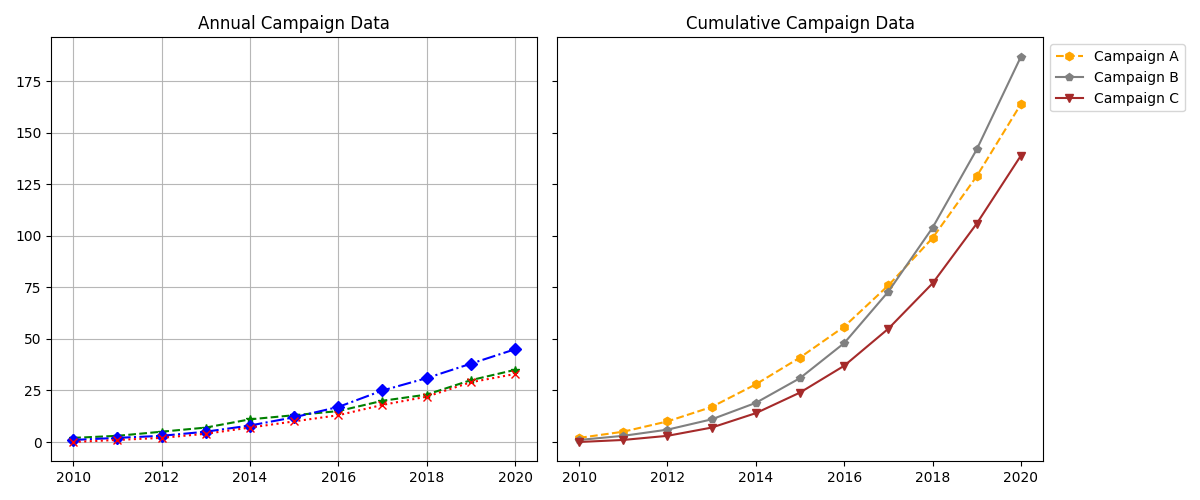

Write Python code to recreate this figure.
import matplotlib.pyplot as plt
import numpy as np

years = np.arange(2010, 2021)
campaign_A = np.array([2, 3, 5, 7, 11, 13, 15, 20, 23, 30, 35])
campaign_B = np.array([1, 2, 3, 5, 8, 12, 17, 25, 31, 38, 45])
campaign_C = np.array([0, 1, 2, 4, 7, 10, 13, 18, 22, 29, 33])

cumulative_A = np.cumsum(campaign_A)
cumulative_B = np.cumsum(campaign_B)
cumulative_C = np.cumsum(campaign_C)

fig, (ax1, ax2) = plt.subplots(1, 2, figsize=(12, 5), sharey=True)

ax1.plot(years, campaign_A, marker='*', linestyle='--', color='green', linewidth=1.5)
ax1.plot(years, campaign_B, marker='D', linestyle='-.', color='blue', linewidth=1.5)
ax1.plot(years, campaign_C, marker='x', linestyle=':', color='red', linewidth=1.5)
ax1.grid(True, linestyle='-', alpha=0.9)
ax1.set_title("Annual Campaign Data")

ax2.plot(years, cumulative_A, marker='h', linestyle='--', color='orange', linewidth=1.5)
ax2.plot(years, cumulative_B, marker='p', linestyle='-', color='gray', linewidth=1.5)
ax2.plot(years, cumulative_C, marker='v', linestyle='-', color='brown', linewidth=1.5)
ax2.grid(False)
ax2.set_title("Cumulative Campaign Data")

plt.legend(['Campaign A', 'Campaign B', 'Campaign C'], loc='upper left', bbox_to_anchor=(1, 1))
plt.tight_layout()
plt.show()
